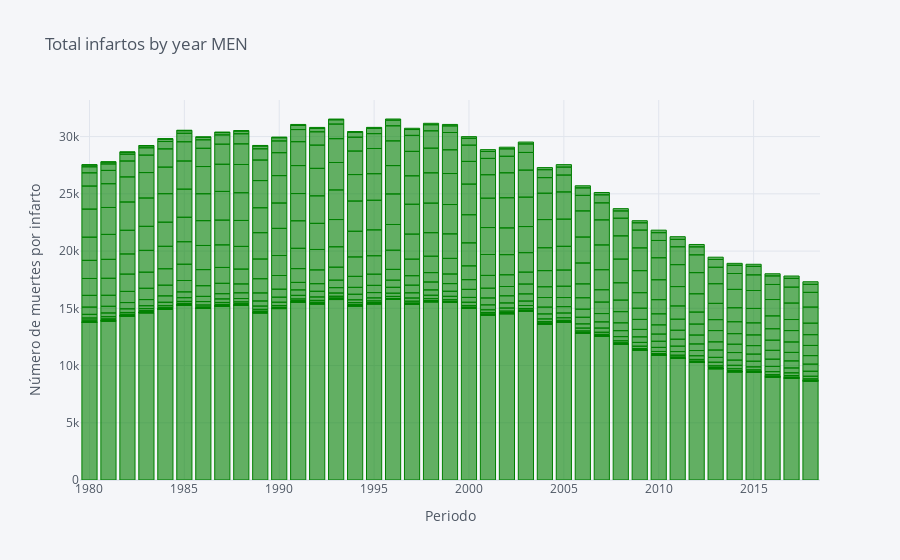

Notebook code for this chart:
### Code cell
deaths_infarto_df[deaths_infarto_df['Sexo']=='Hombres'].iplot(kind='bar',
                  x='Periodo',
                  y='Total',
                  xTitle='Periodo',
                  yTitle='Número de muertes por infarto',
                  title='Total infartos by year MEN',
                  colors=['green'])

### Figure 1 — Plotly figure (JSON) as saved in the notebook; plotly's stock layout.template omitted (floating-point values rounded to 4 significant figures; data arrays with more than 128 entries replaced by an {"elided": "..."} marker saying what was removed)
{"data": [{"marker": {"color": "rgba(0, 128, 0, 0.6)", "line": {"color": "rgba(0, 128, 0, 1.0)", "width": 1}}, "name": "Total", "orientation": "v", "text": "", "type": "bar", "x": {"elided": "858 int values"}, "y": {"elided": "858 int values"}}], "layout": {"legend": {"bgcolor": "#F5F6F9", "font": {"color": "#4D5663"}}, "paper_bgcolor": "#F5F6F9", "plot_bgcolor": "#F5F6F9", "title": {"font": {"color": "#4D5663"}, "text": "Total infartos by year MEN"}, "xaxis": {"gridcolor": "#E1E5ED", "showgrid": true, "tickfont": {"color": "#4D5663"}, "title": {"font": {"color": "#4D5663"}, "text": "Periodo"}, "zerolinecolor": "#E1E5ED"}, "yaxis": {"gridcolor": "#E1E5ED", "showgrid": true, "tickfont": {"color": "#4D5663"}, "title": {"font": {"color": "#4D5663"}, "text": "Número de muertes por infarto"}, "zerolinecolor": "#E1E5ED"}}}
